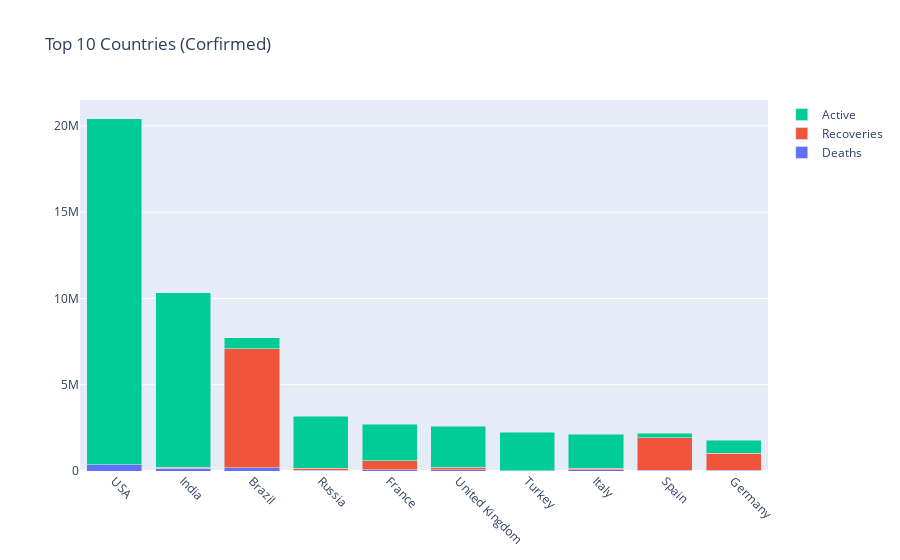

The cell this chart's notebook holds for it:
### Code cell
fig = go.Figure(data=[
    go.Bar(name='Deaths', x=lst_country, y=top10['Deaths']),
    go.Bar(name='Recoveries', x=lst_country, y=top10['Recoveries']),
    go.Bar(name='Active', x=lst_country, y=top10['Active']),
])
# Change the bar mode
fig.update_layout(barmode='stack',title_text='Top 10 Countries (Corfirmed)',xaxis_tickangle=45)
fig.show()

### Figure 1 — Plotly figure (JSON) as saved in the notebook; plotly's stock layout.template omitted (floating-point values rounded to 4 significant figures)
{"data": [{"name": "Deaths", "type": "bar", "x": ["USA", "India", "Brazil", "Russia", "France", "United Kingdom", "Turkey", "Italy", "Spain", "Germany"], "y": [350186, 149435, 195725, 57235, 65048, 74682, 21295, 74985, 50837, 34480]}, {"name": "Recoveries", "type": "bar", "x": ["USA", "India", "Brazil", "Russia", "France", "United Kingdom", "Turkey", "Italy", "Spain", "Germany"], "y": [14592, 76351, 6893256, 102252, 526629, 153441, 0, 73252, 2126432, 1004326]}, {"name": "Active", "type": "bar", "x": ["USA", "India", "Brazil", "Russia", "France", "United Kingdom", "Turkey", "Italy", "Spain", "Germany"], "y": [20061406, 10098179, 627424, 3020411, 2108803, 2379419, 2210740, 1992964, -249004, 734734]}], "layout": {"barmode": "stack", "title": {"text": "Top 10 Countries (Corfirmed)"}, "xaxis": {"tickangle": 45}}}
